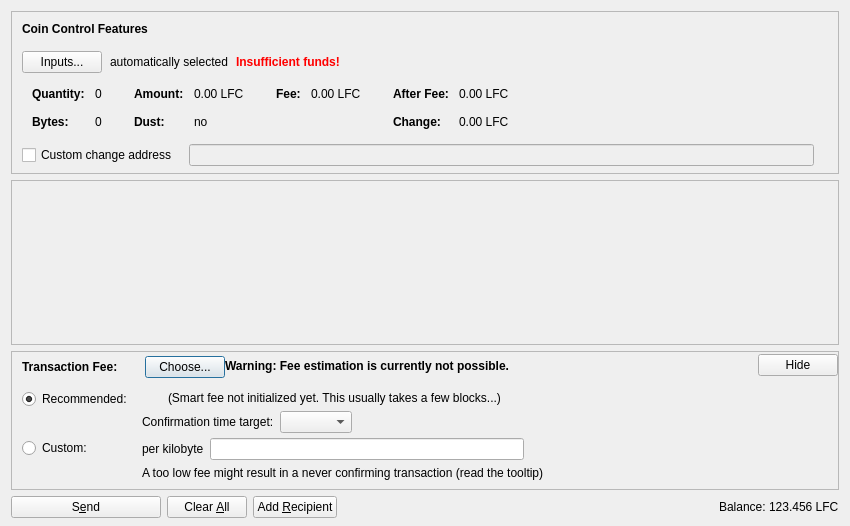
<?xml version="1.0" encoding="UTF-8"?>
<ui version="4.0">
 <class>SendCoinsDialog</class>
 <widget class="QDialog" name="SendCoinsDialog">
  <property name="geometry">
   <rect>
    <x>0</x>
    <y>0</y>
    <width>850</width>
    <height>526</height>
   </rect>
  </property>
  <property name="windowTitle">
   <string>Send Coins</string>
  </property>
  <layout class="QVBoxLayout" name="verticalLayout" stretch="0,1,0,0">
   <property name="bottomMargin">
    <number>8</number>
   </property>
   <item>
    <widget class="QFrame" name="frameCoinControl">
     <property name="sizePolicy">
      <sizepolicy hsizetype="Expanding" vsizetype="Expanding">
       <horstretch>0</horstretch>
       <verstretch>0</verstretch>
      </sizepolicy>
     </property>
     <property name="maximumSize">
      <size>
       <width>16777215</width>
       <height>16777215</height>
      </size>
     </property>
     <property name="frameShape">
      <enum>QFrame::StyledPanel</enum>
     </property>
     <property name="frameShadow">
      <enum>QFrame::Sunken</enum>
     </property>
     <layout class="QVBoxLayout" name="verticalLayoutCoinControl2">
      <property name="spacing">
       <number>0</number>
      </property>
      <property name="leftMargin">
       <number>0</number>
      </property>
      <property name="topMargin">
       <number>0</number>
      </property>
      <property name="rightMargin">
       <number>0</number>
      </property>
      <property name="bottomMargin">
       <number>6</number>
      </property>
      <item>
       <layout class="QVBoxLayout" name="verticalLayoutCoinControl" stretch="0,0,0,0,1">
        <property name="spacing">
         <number>0</number>
        </property>
        <property name="leftMargin">
         <number>10</number>
        </property>
        <property name="topMargin">
         <number>10</number>
        </property>
        <item>
         <layout class="QHBoxLayout" name="horizontalLayoutCoinControl1">
          <property name="bottomMargin">
           <number>15</number>
          </property>
          <item>
           <widget class="QLabel" name="labelCoinControlFeatures">
            <property name="sizePolicy">
             <sizepolicy hsizetype="Preferred" vsizetype="Maximum">
              <horstretch>0</horstretch>
              <verstretch>0</verstretch>
             </sizepolicy>
            </property>
            <property name="font">
             <font>
              <weight>75</weight>
              <bold>true</bold>
             </font>
            </property>
            <property name="styleSheet">
             <string notr="true">font-weight:bold;</string>
            </property>
            <property name="text">
             <string>Coin Control Features</string>
            </property>
           </widget>
          </item>
         </layout>
        </item>
        <item>
         <layout class="QHBoxLayout" name="horizontalLayoutCoinControl2" stretch="0,0,0,0">
          <property name="spacing">
           <number>8</number>
          </property>
          <property name="bottomMargin">
           <number>10</number>
          </property>
          <item>
           <widget class="QPushButton" name="pushButtonCoinControl">
            <property name="styleSheet">
             <string notr="true"/>
            </property>
            <property name="text">
             <string>Inputs...</string>
            </property>
            <property name="autoDefault">
             <bool>false</bool>
            </property>
           </widget>
          </item>
          <item>
           <widget class="QLabel" name="labelCoinControlAutomaticallySelected">
            <property name="text">
             <string>automatically selected</string>
            </property>
            <property name="margin">
             <number>5</number>
            </property>
           </widget>
          </item>
          <item>
           <widget class="QLabel" name="labelCoinControlInsuffFunds">
            <property name="font">
             <font>
              <weight>75</weight>
              <bold>true</bold>
             </font>
            </property>
            <property name="styleSheet">
             <string notr="true">color:red;font-weight:bold;</string>
            </property>
            <property name="text">
             <string>Insufficient funds!</string>
            </property>
            <property name="margin">
             <number>5</number>
            </property>
           </widget>
          </item>
          <item>
           <spacer name="horizontalSpacerCoinControl">
            <property name="orientation">
             <enum>Qt::Horizontal</enum>
            </property>
            <property name="sizeHint" stdset="0">
             <size>
              <width>40</width>
              <height>1</height>
             </size>
            </property>
           </spacer>
          </item>
         </layout>
        </item>
        <item>
         <widget class="QWidget" name="widgetCoinControl" native="true">
          <property name="sizePolicy">
           <sizepolicy hsizetype="Preferred" vsizetype="Preferred">
            <horstretch>0</horstretch>
            <verstretch>0</verstretch>
           </sizepolicy>
          </property>
          <property name="minimumSize">
           <size>
            <width>0</width>
            <height>0</height>
           </size>
          </property>
          <property name="styleSheet">
           <string notr="true"/>
          </property>
          <layout class="QHBoxLayout" name="horizontalLayoutCoinControl5">
           <property name="leftMargin">
            <number>0</number>
           </property>
           <property name="topMargin">
            <number>0</number>
           </property>
           <property name="rightMargin">
            <number>0</number>
           </property>
           <property name="bottomMargin">
            <number>0</number>
           </property>
           <item>
            <layout class="QHBoxLayout" name="horizontalLayoutCoinControl3" stretch="0,0,0,1">
             <property name="spacing">
              <number>20</number>
             </property>
             <property name="topMargin">
              <number>0</number>
             </property>
             <property name="bottomMargin">
              <number>10</number>
             </property>
             <item>
              <layout class="QFormLayout" name="formLayoutCoinControl1">
               <property name="horizontalSpacing">
                <number>10</number>
               </property>
               <property name="verticalSpacing">
                <number>14</number>
               </property>
               <property name="leftMargin">
                <number>10</number>
               </property>
               <property name="topMargin">
                <number>4</number>
               </property>
               <property name="rightMargin">
                <number>6</number>
               </property>
               <item row="0" column="0">
                <widget class="QLabel" name="labelCoinControlQuantityText">
                 <property name="font">
                  <font>
                   <weight>75</weight>
                   <bold>true</bold>
                  </font>
                 </property>
                 <property name="text">
                  <string>Quantity:</string>
                 </property>
                 <property name="margin">
                  <number>0</number>
                 </property>
                </widget>
               </item>
               <item row="0" column="1">
                <widget class="QLabel" name="labelCoinControlQuantity">
                 <property name="cursor">
                  <cursorShape>IBeamCursor</cursorShape>
                 </property>
                 <property name="contextMenuPolicy">
                  <enum>Qt::ActionsContextMenu</enum>
                 </property>
                 <property name="text">
                  <string notr="true">0</string>
                 </property>
                 <property name="margin">
                  <number>0</number>
                 </property>
                 <property name="textInteractionFlags">
                  <set>Qt::LinksAccessibleByMouse|Qt::TextSelectableByKeyboard|Qt::TextSelectableByMouse</set>
                 </property>
                </widget>
               </item>
               <item row="1" column="0">
                <widget class="QLabel" name="labelCoinControlBytesText">
                 <property name="font">
                  <font>
                   <weight>75</weight>
                   <bold>true</bold>
                  </font>
                 </property>
                 <property name="text">
                  <string>Bytes:</string>
                 </property>
                </widget>
               </item>
               <item row="1" column="1">
                <widget class="QLabel" name="labelCoinControlBytes">
                 <property name="cursor">
                  <cursorShape>IBeamCursor</cursorShape>
                 </property>
                 <property name="contextMenuPolicy">
                  <enum>Qt::ActionsContextMenu</enum>
                 </property>
                 <property name="text">
                  <string notr="true">0</string>
                 </property>
                 <property name="textInteractionFlags">
                  <set>Qt::LinksAccessibleByMouse|Qt::TextSelectableByKeyboard|Qt::TextSelectableByMouse</set>
                 </property>
                </widget>
               </item>
              </layout>
             </item>
             <item>
              <layout class="QFormLayout" name="formLayoutCoinControl2">
               <property name="horizontalSpacing">
                <number>10</number>
               </property>
               <property name="verticalSpacing">
                <number>14</number>
               </property>
               <property name="leftMargin">
                <number>6</number>
               </property>
               <property name="topMargin">
                <number>4</number>
               </property>
               <property name="rightMargin">
                <number>6</number>
               </property>
               <item row="0" column="0">
                <widget class="QLabel" name="labelCoinControlAmountText">
                 <property name="font">
                  <font>
                   <weight>75</weight>
                   <bold>true</bold>
                  </font>
                 </property>
                 <property name="text">
                  <string>Amount:</string>
                 </property>
                 <property name="margin">
                  <number>0</number>
                 </property>
                </widget>
               </item>
               <item row="0" column="1">
                <widget class="QLabel" name="labelCoinControlAmount">
                 <property name="cursor">
                  <cursorShape>IBeamCursor</cursorShape>
                 </property>
                 <property name="contextMenuPolicy">
                  <enum>Qt::ActionsContextMenu</enum>
                 </property>
                 <property name="text">
                  <string notr="true">0.00 LFC</string>
                 </property>
                 <property name="textInteractionFlags">
                  <set>Qt::LinksAccessibleByMouse|Qt::TextSelectableByKeyboard|Qt::TextSelectableByMouse</set>
                 </property>
                </widget>
               </item>
               <item row="1" column="0">
                <widget class="QLabel" name="labelCoinControlLowOutputText">
                 <property name="font">
                  <font>
                   <weight>75</weight>
                   <bold>true</bold>
                  </font>
                 </property>
                 <property name="text">
                  <string>Dust:</string>
                 </property>
                </widget>
               </item>
               <item row="1" column="1">
                <widget class="QLabel" name="labelCoinControlLowOutput">
                 <property name="cursor">
                  <cursorShape>IBeamCursor</cursorShape>
                 </property>
                 <property name="contextMenuPolicy">
                  <enum>Qt::ActionsContextMenu</enum>
                 </property>
                 <property name="text">
                  <string notr="true">no</string>
                 </property>
                 <property name="textInteractionFlags">
                  <set>Qt::LinksAccessibleByMouse|Qt::TextSelectableByKeyboard|Qt::TextSelectableByMouse</set>
                 </property>
                </widget>
               </item>
              </layout>
             </item>
             <item>
              <layout class="QFormLayout" name="formLayoutCoinControl3">
               <property name="horizontalSpacing">
                <number>10</number>
               </property>
               <property name="verticalSpacing">
                <number>14</number>
               </property>
               <property name="leftMargin">
                <number>6</number>
               </property>
               <property name="topMargin">
                <number>4</number>
               </property>
               <property name="rightMargin">
                <number>6</number>
               </property>
               <item row="0" column="0">
                <widget class="QLabel" name="labelCoinControlFeeText">
                 <property name="font">
                  <font>
                   <weight>75</weight>
                   <bold>true</bold>
                  </font>
                 </property>
                 <property name="text">
                  <string>Fee:</string>
                 </property>
                 <property name="margin">
                  <number>0</number>
                 </property>
                </widget>
               </item>
               <item row="0" column="1">
                <widget class="QLabel" name="labelCoinControlFee">
                 <property name="cursor">
                  <cursorShape>IBeamCursor</cursorShape>
                 </property>
                 <property name="contextMenuPolicy">
                  <enum>Qt::ActionsContextMenu</enum>
                 </property>
                 <property name="text">
                  <string notr="true">0.00 LFC</string>
                 </property>
                 <property name="textInteractionFlags">
                  <set>Qt::LinksAccessibleByMouse|Qt::TextSelectableByKeyboard|Qt::TextSelectableByMouse</set>
                 </property>
                </widget>
               </item>
              </layout>
             </item>
             <item>
              <layout class="QFormLayout" name="formLayoutCoinControl4">
               <property name="horizontalSpacing">
                <number>10</number>
               </property>
               <property name="verticalSpacing">
                <number>14</number>
               </property>
               <property name="leftMargin">
                <number>6</number>
               </property>
               <property name="topMargin">
                <number>4</number>
               </property>
               <property name="rightMargin">
                <number>6</number>
               </property>
               <item row="0" column="0">
                <widget class="QLabel" name="labelCoinControlAfterFeeText">
                 <property name="font">
                  <font>
                   <weight>75</weight>
                   <bold>true</bold>
                  </font>
                 </property>
                 <property name="text">
                  <string>After Fee:</string>
                 </property>
                 <property name="margin">
                  <number>0</number>
                 </property>
                </widget>
               </item>
               <item row="0" column="1">
                <widget class="QLabel" name="labelCoinControlAfterFee">
                 <property name="cursor">
                  <cursorShape>IBeamCursor</cursorShape>
                 </property>
                 <property name="contextMenuPolicy">
                  <enum>Qt::ActionsContextMenu</enum>
                 </property>
                 <property name="text">
                  <string notr="true">0.00 LFC</string>
                 </property>
                 <property name="textInteractionFlags">
                  <set>Qt::LinksAccessibleByMouse|Qt::TextSelectableByKeyboard|Qt::TextSelectableByMouse</set>
                 </property>
                </widget>
               </item>
               <item row="1" column="0">
                <widget class="QLabel" name="labelCoinControlChangeText">
                 <property name="font">
                  <font>
                   <weight>75</weight>
                   <bold>true</bold>
                  </font>
                 </property>
                 <property name="text">
                  <string>Change:</string>
                 </property>
                </widget>
               </item>
               <item row="1" column="1">
                <widget class="QLabel" name="labelCoinControlChange">
                 <property name="cursor">
                  <cursorShape>IBeamCursor</cursorShape>
                 </property>
                 <property name="contextMenuPolicy">
                  <enum>Qt::ActionsContextMenu</enum>
                 </property>
                 <property name="text">
                  <string notr="true">0.00 LFC</string>
                 </property>
                 <property name="textInteractionFlags">
                  <set>Qt::LinksAccessibleByMouse|Qt::TextSelectableByKeyboard|Qt::TextSelectableByMouse</set>
                 </property>
                </widget>
               </item>
              </layout>
             </item>
            </layout>
           </item>
          </layout>
         </widget>
        </item>
        <item>
         <layout class="QHBoxLayout" name="horizontalLayoutCoinControl4" stretch="0,0,0">
          <property name="spacing">
           <number>12</number>
          </property>
          <property name="sizeConstraint">
           <enum>QLayout::SetDefaultConstraint</enum>
          </property>
          <property name="topMargin">
           <number>5</number>
          </property>
          <property name="rightMargin">
           <number>5</number>
          </property>
          <item>
           <widget class="QCheckBox" name="checkBoxCoinControlChange">
            <property name="toolTip">
             <string>If this is activated, but the change address is empty or invalid, change will be sent to a newly generated address.</string>
            </property>
            <property name="text">
             <string>Custom change address</string>
            </property>
           </widget>
          </item>
          <item>
           <widget class="QValidatedLineEdit" name="lineEditCoinControlChange">
            <property name="enabled">
             <bool>false</bool>
            </property>
            <property name="sizePolicy">
             <sizepolicy hsizetype="Expanding" vsizetype="Fixed">
              <horstretch>0</horstretch>
              <verstretch>0</verstretch>
             </sizepolicy>
            </property>
           </widget>
          </item>
          <item>
           <widget class="QLabel" name="labelCoinControlChangeLabel">
            <property name="sizePolicy">
             <sizepolicy hsizetype="Preferred" vsizetype="Expanding">
              <horstretch>0</horstretch>
              <verstretch>0</verstretch>
             </sizepolicy>
            </property>
            <property name="minimumSize">
             <size>
              <width>0</width>
              <height>0</height>
             </size>
            </property>
            <property name="text">
             <string/>
            </property>
            <property name="margin">
             <number>3</number>
            </property>
           </widget>
          </item>
         </layout>
        </item>
        <item>
         <spacer name="verticalSpacerCoinControl">
          <property name="orientation">
           <enum>Qt::Vertical</enum>
          </property>
          <property name="sizeHint" stdset="0">
           <size>
            <width>800</width>
            <height>1</height>
           </size>
          </property>
         </spacer>
        </item>
       </layout>
      </item>
     </layout>
    </widget>
   </item>
   <item>
    <widget class="QScrollArea" name="scrollArea">
     <property name="widgetResizable">
      <bool>true</bool>
     </property>
     <widget class="QWidget" name="scrollAreaWidgetContents">
      <property name="geometry">
       <rect>
        <x>0</x>
        <y>0</y>
        <width>830</width>
        <height>104</height>
       </rect>
      </property>
      <layout class="QVBoxLayout" name="verticalLayout_2" stretch="0,1">
       <property name="leftMargin">
        <number>0</number>
       </property>
       <property name="topMargin">
        <number>0</number>
       </property>
       <property name="rightMargin">
        <number>0</number>
       </property>
       <property name="bottomMargin">
        <number>0</number>
       </property>
       <item>
        <layout class="QVBoxLayout" name="entries">
         <property name="spacing">
          <number>6</number>
         </property>
        </layout>
       </item>
       <item>
        <spacer name="verticalSpacer">
         <property name="orientation">
          <enum>Qt::Vertical</enum>
         </property>
         <property name="sizeHint" stdset="0">
          <size>
           <width>20</width>
           <height>40</height>
          </size>
         </property>
        </spacer>
       </item>
      </layout>
     </widget>
    </widget>
   </item>
   <item>
    <widget class="QFrame" name="frameFee">
     <property name="sizePolicy">
      <sizepolicy hsizetype="Expanding" vsizetype="Expanding">
       <horstretch>0</horstretch>
       <verstretch>0</verstretch>
      </sizepolicy>
     </property>
     <property name="maximumSize">
      <size>
       <width>16777215</width>
       <height>16777215</height>
      </size>
     </property>
     <property name="frameShape">
      <enum>QFrame::StyledPanel</enum>
     </property>
     <property name="frameShadow">
      <enum>QFrame::Sunken</enum>
     </property>
     <layout class="QVBoxLayout" name="verticalLayoutFee1">
      <property name="spacing">
       <number>0</number>
      </property>
      <property name="leftMargin">
       <number>0</number>
      </property>
      <property name="topMargin">
       <number>0</number>
      </property>
      <property name="rightMargin">
       <number>0</number>
      </property>
      <property name="bottomMargin">
       <number>0</number>
      </property>
      <item>
       <layout class="QVBoxLayout" name="verticalLayoutFee2" stretch="0,0,0">
        <property name="spacing">
         <number>0</number>
        </property>
        <property name="leftMargin">
         <number>10</number>
        </property>
        <property name="topMargin">
         <number>0</number>
        </property>
        <item>
         <layout class="QHBoxLayout" name="horizontalLayoutFee1">
          <property name="bottomMargin">
           <number>0</number>
          </property>
          <item>
           <layout class="QVBoxLayout" name="verticalLayoutFee7">
            <property name="spacing">
             <number>0</number>
            </property>
            <item>
             <spacer name="verticalSpacerSmartFee">
              <property name="orientation">
               <enum>Qt::Vertical</enum>
              </property>
              <property name="sizeType">
               <enum>QSizePolicy::Fixed</enum>
              </property>
              <property name="sizeHint" stdset="0">
               <size>
                <width>1</width>
                <height>4</height>
               </size>
              </property>
             </spacer>
            </item>
            <item>
             <layout class="QHBoxLayout" name="horizontalLayoutSmartFee">
              <property name="spacing">
               <number>10</number>
              </property>
              <item>
               <widget class="QLabel" name="labelFeeHeadline">
                <property name="sizePolicy">
                 <sizepolicy hsizetype="Preferred" vsizetype="Maximum">
                  <horstretch>0</horstretch>
                  <verstretch>0</verstretch>
                 </sizepolicy>
                </property>
                <property name="font">
                 <font>
                  <weight>75</weight>
                  <bold>true</bold>
                 </font>
                </property>
                <property name="styleSheet">
                 <string notr="true">font-weight:bold;</string>
                </property>
                <property name="text">
                 <string>Transaction Fee:</string>
                </property>
               </widget>
              </item>
              <item>
               <widget class="QLabel" name="labelFeeMinimized">
                <property name="text">
                 <string/>
                </property>
               </widget>
              </item>
              <item>
               <widget class="QPushButton" name="buttonChooseFee">
                <property name="text">
                 <string>Choose...</string>
                </property>
               </widget>
              </item>
             </layout>
            </item>
            <item>
             <spacer name="verticalSpacer_5">
              <property name="orientation">
               <enum>Qt::Vertical</enum>
              </property>
              <property name="sizeHint" stdset="0">
               <size>
                <width>1</width>
                <height>1</height>
               </size>
              </property>
             </spacer>
            </item>
           </layout>
          </item>
          <item>
           <widget class="QLabel" name="fallbackFeeWarningLabel">
            <property name="toolTip">
             <string>Using the fallbackfee can result in sending a transaction that will take several hours or days (or never) to confirm. Consider choosing your fee manually or wait until you have validated the complete chain.</string>
            </property>
            <property name="font">
            <font>
                <weight>75</weight>
                <bold>true</bold>
            </font>
            </property>
            <property name="text">
             <string>Warning: Fee estimation is currently not possible.</string>
            </property>
            <property name="wordWrap">
             <bool>false</bool>
            </property>
           </widget>
          </item>
          <item>
           <spacer name="horizontalSpacer_4">
            <property name="orientation">
             <enum>Qt::Horizontal</enum>
            </property>
            <property name="sizeType">
             <enum>QSizePolicy::MinimumExpanding</enum>
            </property>
            <property name="sizeHint" stdset="0">
             <size>
              <width>40</width>
              <height>20</height>
             </size>
            </property>
           </spacer>
          </item>
          <item>
           <widget class="QPushButton" name="buttonMinimizeFee">
            <property name="toolTip">
             <string>collapse fee-settings</string>
            </property>
            <property name="text">
             <string>Hide</string>
            </property>
           </widget>
          </item>
         </layout>
        </item>
        <item>
         <widget class="QFrame" name="frameFeeSelection">
          <layout class="QVBoxLayout" name="verticalLayoutFee12">
           <property name="spacing">
            <number>0</number>
           </property>
           <property name="leftMargin">
            <number>0</number>
           </property>
           <property name="topMargin">
            <number>0</number>
           </property>
           <property name="rightMargin">
            <number>0</number>
           </property>
           <property name="bottomMargin">
            <number>0</number>
           </property>
           <item>
            <layout class="QGridLayout" name="gridLayoutFee">
             <property name="topMargin">
              <number>10</number>
             </property>
             <property name="bottomMargin">
              <number>4</number>
             </property>
             <property name="horizontalSpacing">
              <number>10</number>
             </property>
             <property name="verticalSpacing">
              <number>4</number>
             </property>
             <item row="1" column="1">
              <layout class="QVBoxLayout" name="verticalLayoutFee8">
               <property name="spacing">
                <number>6</number>
               </property>
               <item>
                <layout class="QHBoxLayout" name="horizontalLayoutFee13">
                 <item>
                  <widget class="QLabel" name="labelCustomPerKilobyte">
                   <property name="toolTip">
                    <string>Specify a custom fee per kB (1,000 bytes) of the transaction's virtual size.

Note:  Since the fee is calculated on a per-byte basis, a fee of "100 satoshis per kB" for a transaction size of 500 bytes (half of 1 kB) would ultimately yield a fee of only 50 satoshis.</string>
                   </property>
                   <property name="text">
                    <string>per kilobyte</string>
                   </property>
                  </widget>
                 </item>
                 <item>
                  <widget class="BitcoinAmountField" name="customFee"/>
                 </item>
                 <item>
                  <spacer name="horizontalSpacer_6">
                   <property name="orientation">
                    <enum>Qt::Horizontal</enum>
                   </property>
                   <property name="sizeHint" stdset="0">
                    <size>
                     <width>1</width>
                     <height>1</height>
                    </size>
                   </property>
                  </spacer>
                 </item>
                </layout>
               </item>
               <item>
                <layout class="QHBoxLayout" name="horizontalLayoutFee8">
                 <item>
                  <widget class="QLabel" name="labelCustomFeeWarning">
                   <property name="enabled">
                    <bool>true</bool>
                   </property>
                   <property name="toolTip">
                    <string>When there is less transaction volume than space in the blocks, miners as well as relaying nodes may enforce a minimum fee. Paying only this minimum fee is just fine, but be aware that this can result in a never confirming transaction once there is more demand for leefcoin transactions than the network can process.</string>
                   </property>
                   <property name="text">
                    <string>A too low fee might result in a never confirming transaction (read the tooltip)</string>
                   </property>
                  </widget>
                 </item>
                 <item>
                  <spacer name="horizontalSpacer_2">
                   <property name="orientation">
                    <enum>Qt::Horizontal</enum>
                   </property>
                   <property name="sizeHint" stdset="0">
                    <size>
                     <width>1</width>
                     <height>1</height>
                    </size>
                   </property>
                  </spacer>
                 </item>
                </layout>
               </item>
              </layout>
             </item>
             <item row="0" column="0">
              <layout class="QVBoxLayout" name="verticalLayoutFee4" stretch="0,1">
               <item>
                <widget class="QRadioButton" name="radioSmartFee">
                 <property name="text">
                  <string>Recommended:</string>
                 </property>
                 <property name="checked">
                  <bool>true</bool>
                 </property>
                 <attribute name="buttonGroup">
                  <string notr="true">groupFee</string>
                 </attribute>
                </widget>
               </item>
               <item>
                <spacer name="verticalSpacer_2">
                 <property name="orientation">
                  <enum>Qt::Vertical</enum>
                 </property>
                 <property name="sizeHint" stdset="0">
                  <size>
                   <width>1</width>
                   <height>1</height>
                  </size>
                 </property>
                </spacer>
               </item>
              </layout>
             </item>
             <item row="1" column="0">
              <layout class="QVBoxLayout" name="verticalLayoutFee9" stretch="0,1">
               <item>
                <widget class="QRadioButton" name="radioCustomFee">
                 <property name="text">
                  <string>Custom:</string>
                 </property>
                 <attribute name="buttonGroup">
                  <string notr="true">groupFee</string>
                 </attribute>
                </widget>
               </item>
               <item>
                <spacer name="verticalSpacer_6">
                 <property name="orientation">
                  <enum>Qt::Vertical</enum>
                 </property>
                 <property name="sizeHint" stdset="0">
                  <size>
                   <width>1</width>
                   <height>1</height>
                  </size>
                 </property>
                </spacer>
               </item>
              </layout>
             </item>
             <item row="0" column="1">
              <layout class="QVBoxLayout" name="verticalLayoutFee3" stretch="0,0,1">
               <property name="spacing">
                <number>6</number>
               </property>
               <property name="topMargin">
                <number>2</number>
               </property>
               <item>
                <layout class="QHBoxLayout" name="horizontalLayoutFee12">
                 <item>
                  <widget class="QLabel" name="labelSmartFee">
                   <property name="text">
                    <string/>
                   </property>
                  </widget>
                 </item>
                 <item>
                  <widget class="QLabel" name="labelFeeEstimation">
                   <property name="text">
                    <string/>
                   </property>
                  </widget>
                 </item>
                 <item>
                  <widget class="QLabel" name="labelSmartFee2">
                   <property name="text">
                    <string>(Smart fee not initialized yet. This usually takes a few blocks...)</string>
                   </property>
                  </widget>
                 </item>
                 <item>
                  <spacer name="horizontalSpacer_5">
                   <property name="orientation">
                    <enum>Qt::Horizontal</enum>
                   </property>
                   <property name="sizeHint" stdset="0">
                    <size>
                     <width>1</width>
                     <height>1</height>
                    </size>
                   </property>
                  </spacer>
                 </item>
                </layout>
               </item>
               <item>
                <layout class="QHBoxLayout" name="horizontalLayoutFee9">
                 <item>
                  <layout class="QVBoxLayout" name="verticalLayoutFee6">
                   <item>
                    <widget class="QLabel" name="labelSmartFee3">
                     <property name="text">
                      <string>Confirmation time target:</string>
                     </property>
                    </widget>
                   </item>
                  </layout>
                 </item>
                 <item>
                  <layout class="QVBoxLayout" name="verticalLayoutFee5">
                   <property name="rightMargin">
                    <number>30</number>
                   </property>
                   <item>
                    <layout class="QHBoxLayout" name="horizontalLayoutConfTarget">
                     <property name="bottomMargin">
                      <number>0</number>
                     </property>
                     <item>
                      <widget class="QComboBox" name="confTargetSelector"/>
                     </item>
                     <item>
                      <spacer name="horizontalSpacerConfTarget">
                       <property name="orientation">
                        <enum>Qt::Horizontal</enum>
                       </property>
                       <property name="sizeHint" stdset="0">
                        <size>
                         <width>40</width>
                         <height>20</height>
                        </size>
                       </property>
                      </spacer>
                     </item>
                    </layout>
                   </item>
                  </layout>
                 </item>
                </layout>
               </item>
               <item>
                <spacer name="verticalSpacer_4">
                 <property name="orientation">
                  <enum>Qt::Vertical</enum>
                 </property>
                 <property name="sizeHint" stdset="0">
                  <size>
                   <width>1</width>
                   <height>1</height>
                  </size>
                 </property>
                </spacer>
               </item>
              </layout>
             </item>
            </layout>
           </item>
          </layout>
         </widget>
        </item>
        <item>
         <spacer name="verticalSpacerFee">
          <property name="orientation">
           <enum>Qt::Vertical</enum>
          </property>
          <property name="sizeHint" stdset="0">
           <size>
            <width>40</width>
            <height>5</height>
           </size>
          </property>
         </spacer>
        </item>
       </layout>
      </item>
     </layout>
    </widget>
   </item>
   <item>
    <layout class="QHBoxLayout" name="horizontalLayout">
     <item>
      <widget class="QPushButton" name="sendButton">
       <property name="minimumSize">
        <size>
         <width>150</width>
         <height>0</height>
        </size>
       </property>
       <property name="toolTip">
        <string>Confirm the send action</string>
       </property>
       <property name="text">
        <string>S&amp;end</string>
       </property>
       <property name="icon">
        <iconset resource="../bitcoin.qrc">
         <normaloff>:/icons/send</normaloff>:/icons/send</iconset>
       </property>
       <property name="autoDefault">
        <bool>false</bool>
       </property>
       <property name="default">
        <bool>false</bool>
       </property>
      </widget>
     </item>
     <item>
      <widget class="QPushButton" name="clearButton">
       <property name="sizePolicy">
        <sizepolicy hsizetype="Minimum" vsizetype="Fixed">
         <horstretch>0</horstretch>
         <verstretch>0</verstretch>
        </sizepolicy>
       </property>
       <property name="toolTip">
        <string>Clear all fields of the form.</string>
       </property>
       <property name="text">
        <string>Clear &amp;All</string>
       </property>
       <property name="icon">
        <iconset resource="../bitcoin.qrc">
         <normaloff>:/icons/remove</normaloff>:/icons/remove</iconset>
       </property>
       <property name="autoDefault">
        <bool>false</bool>
       </property>
      </widget>
     </item>
     <item>
      <widget class="QPushButton" name="addButton">
       <property name="toolTip">
        <string>Send to multiple recipients at once</string>
       </property>
       <property name="text">
        <string>Add &amp;Recipient</string>
       </property>
       <property name="icon">
        <iconset resource="../bitcoin.qrc">
         <normaloff>:/icons/add</normaloff>:/icons/add</iconset>
       </property>
       <property name="autoDefault">
        <bool>false</bool>
       </property>
      </widget>
     </item>
     <item>
      <spacer name="horizontalSpacer">
       <property name="orientation">
        <enum>Qt::Horizontal</enum>
       </property>
       <property name="sizeHint" stdset="0">
        <size>
         <width>40</width>
         <height>20</height>
        </size>
       </property>
      </spacer>
     </item>
     <item>
      <layout class="QHBoxLayout" name="horizontalLayout_2">
       <property name="spacing">
        <number>3</number>
       </property>
       <item>
        <widget class="QLabel" name="label">
         <property name="sizePolicy">
          <sizepolicy hsizetype="Preferred" vsizetype="Fixed">
           <horstretch>0</horstretch>
           <verstretch>0</verstretch>
          </sizepolicy>
         </property>
         <property name="text">
          <string>Balance:</string>
         </property>
        </widget>
       </item>
       <item>
        <widget class="QLabel" name="labelBalance">
         <property name="sizePolicy">
          <sizepolicy hsizetype="Preferred" vsizetype="Fixed">
           <horstretch>0</horstretch>
           <verstretch>0</verstretch>
          </sizepolicy>
         </property>
         <property name="cursor">
          <cursorShape>IBeamCursor</cursorShape>
         </property>
         <property name="text">
          <string notr="true">123.456 LFC</string>
         </property>
         <property name="textInteractionFlags">
          <set>Qt::LinksAccessibleByMouse|Qt::TextSelectableByKeyboard|Qt::TextSelectableByMouse</set>
         </property>
        </widget>
       </item>
      </layout>
     </item>
    </layout>
   </item>
  </layout>
 </widget>
 <customwidgets>
  <customwidget>
   <class>QValidatedLineEdit</class>
   <extends>QLineEdit</extends>
   <header>qt/qvalidatedlineedit.h</header>
  </customwidget>
  <customwidget>
   <class>BitcoinAmountField</class>
   <extends>QLineEdit</extends>
   <header>qt/bitcoinamountfield.h</header>
   <container>1</container>
  </customwidget>
 </customwidgets>
 <resources>
  <include location="../bitcoin.qrc"/>
 </resources>
 <connections/>
 <buttongroups>
  <buttongroup name="groupFee"/>
 </buttongroups>
</ui>
